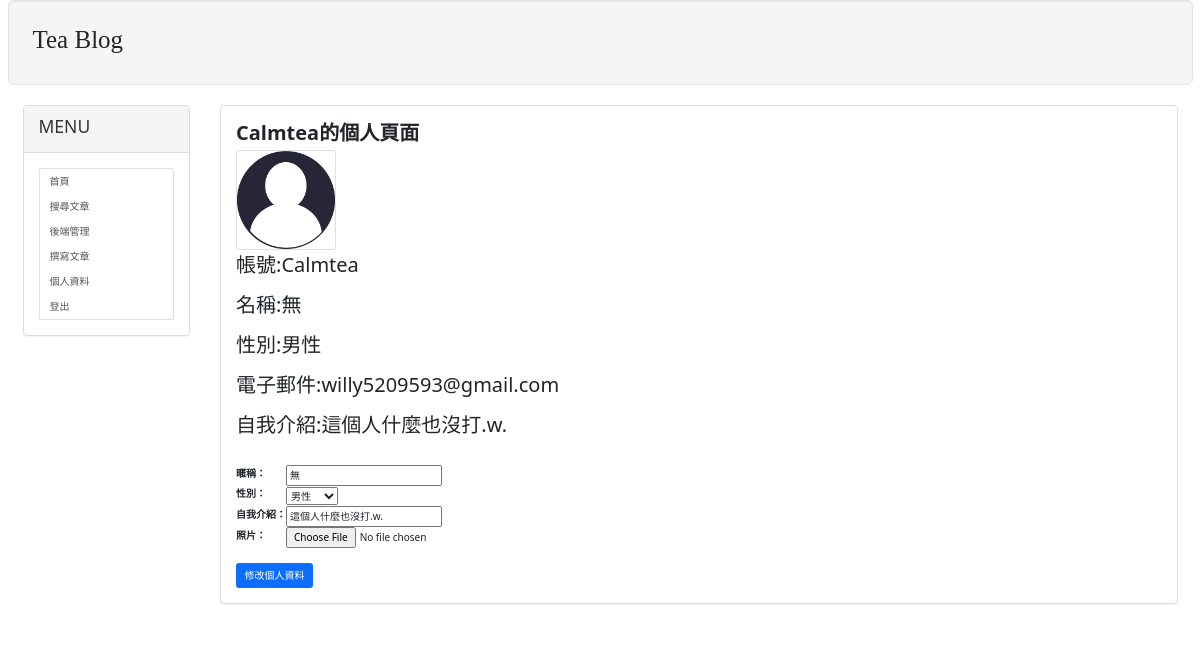
Screenshot of /profile/1 (signed in) with the database file from the repository.
### mainsite/models.py (models this page shows, shortened)
class Profile(models.Model):
    user = models.OneToOneField(User,on_delete=models.CASCADE)
    GENDER = (('男性', '男性'),('女性', '女性'),('其他', '其他'),('不公開', '不公開'))
    gender = models.CharField(u'性別',choices=GENDER,max_length=10,default='不公開')
    nickname = models.CharField(u"暱稱",max_length=20,default="無")
    image = models.ImageField(u'照片',upload_to='%Y/%m/%d/',default='default.png')
    intro = models.CharField(u"自我介紹",default="這個人什麼也沒打.w.",max_length=100)

### mainsite/views.py (the view, shortened to what this page needs)
# urls.py: path('profile/<int:id>',showprofile,name="profile-url"),
def showprofile(request,id):
    try:
        user = User.objects.get(id=id)
        if user != None:
            try:
                user_info = Profile.objects.get(user=user)
            except:
                Profile.objects.create(user=user)
            user_info = Profile.objects.get(user=user)
            profile_form = ProfileForm(instance=user_info)
            return render(request,'showprofile.html',locals())
    except:
        return redirect('/')

### mainsite/form.py
class ProfileForm(forms.ModelForm):
    class Meta:
        model = Profile
        fields = ['nickname','gender','intro','image']
        widgets = {
            'image': forms.FileInput(attrs={'class': 'form-control-file'})
        }

### templates/showprofile.html (shortened to what this page needs)
{% extends 'base2.html' %}
{% block headline %} {{user.username}}的個人頁面 {% endblock %}
{% block content %}
    <img class="card" width="100" height="100" src="{{ user_info.image.url }}" />
    <p>帳號:{{user_info.user.username}}</p>
    <p>名稱:{{user_info.nickname}}</p>
    <p>性別:{{user_info.gender}}</p>
    <p>電子郵件:{{user_info.user.email}}</p>
    <p>自我介紹:{{user_info.intro}}</p>
    {% if request.user.is_authenticated %}
        {% if request.user.id == user_info.user.id %}
            <br>
            <form action="" method="POST" enctype="multipart/form-data">
                <table>
                    {{profile_form.as_table}}
                </table>
                <br>
                <input class="btn btn-primary"type="submit" value="修改個人資料" >
            </form>
        {% endif %}
    {% endif %}
{% endblock %}

### templates/showprofile.html (style rules this page uses)
p { font-size:15pt;; }

### rows the page displays
Profile: image (placeholder picture), user.username "Calmtea", nickname "無", gender "男性", user.email "willy5209593@gmail.com", intro "這個人什麼也沒打.w."

### other values shown
{{ user.username }} "Calmtea"
